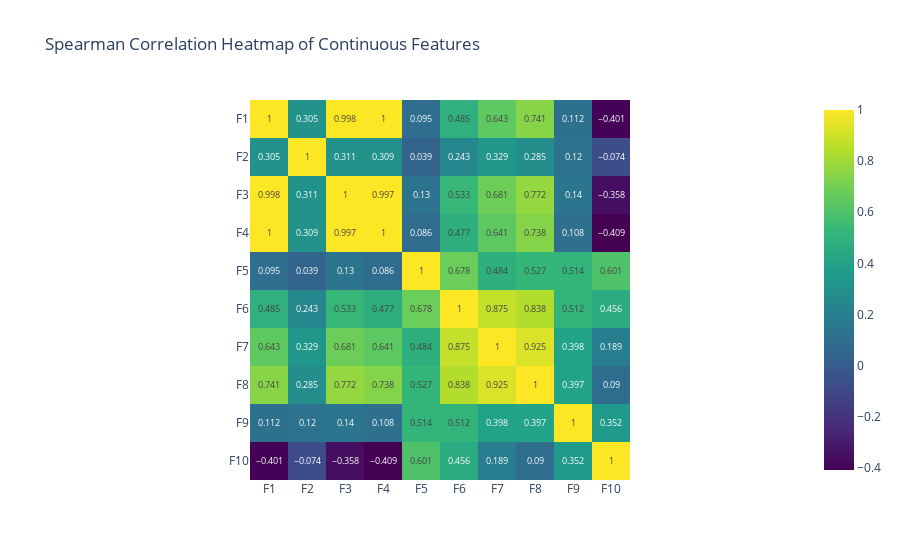

The code cell stored with this chart in its notebook:
### Code cell
# correlation heatmap
spearman_correlation_matrix = eda.correlations(sample_df, type="spearman", printout="heatmap")

### Figure 1 — Plotly figure (JSON) as saved in the notebook; plotly's stock layout.template omitted (floating-point values rounded to 4 significant figures)
{"data": [{"coloraxis": "coloraxis", "hovertemplate": "x: %{x}<br>y: %{y}<br>color: %{z}<extra></extra>", "name": "0", "texttemplate": "%{z}", "type": "heatmap", "x": ["F1", "F2", "F3", "F4", "F5", "F6", "F7", "F8", "F9", "F10"], "xaxis": "x", "y": ["F1", "F2", "F3", "F4", "F5", "F6", "F7", "F8", "F9", "F10"], "yaxis": "y", "z": [[1, 0.305, 0.998, 1, 0.095, 0.485, 0.643, 0.741, 0.112, -0.401], [0.305, 1, 0.311, 0.309, 0.039, 0.243, 0.329, 0.285, 0.12, -0.074], [0.998, 0.311, 1, 0.997, 0.13, 0.533, 0.681, 0.772, 0.14, -0.358], [1, 0.309, 0.997, 1, 0.086, 0.477, 0.641, 0.738, 0.108, -0.409], [0.095, 0.039, 0.13, 0.086, 1, 0.678, 0.484, 0.527, 0.514, 0.601], [0.485, 0.243, 0.533, 0.477, 0.678, 1, 0.875, 0.838, 0.512, 0.456], [0.643, 0.329, 0.681, 0.641, 0.484, 0.875, 1, 0.925, 0.398, 0.189], [0.741, 0.285, 0.772, 0.738, 0.527, 0.838, 0.925, 1, 0.397, 0.09], [0.112, 0.12, 0.14, 0.108, 0.514, 0.512, 0.398, 0.397, 1, 0.352], [-0.401, -0.074, -0.358, -0.409, 0.601, 0.456, 0.189, 0.09, 0.352, 1]]}], "layout": {"coloraxis": {"colorscale": [[0, "#440154"], [0.1111, "#482878"], [0.2222, "#3e4989"], [0.3333, "#31688e"], [0.4444, "#26828e"], [0.5556, "#1f9e89"], [0.6667, "#35b779"], [0.7778, "#6ece58"], [0.8889, "#b5de2b"], [1, "#fde725"]]}, "title": {"text": "Spearman Correlation Heatmap of Continuous Features"}, "xaxis": {"anchor": "y", "constrain": "domain", "domain": [0, 1], "scaleanchor": "y"}, "yaxis": {"anchor": "x", "autorange": "reversed", "constrain": "domain", "domain": [0, 1]}}}
